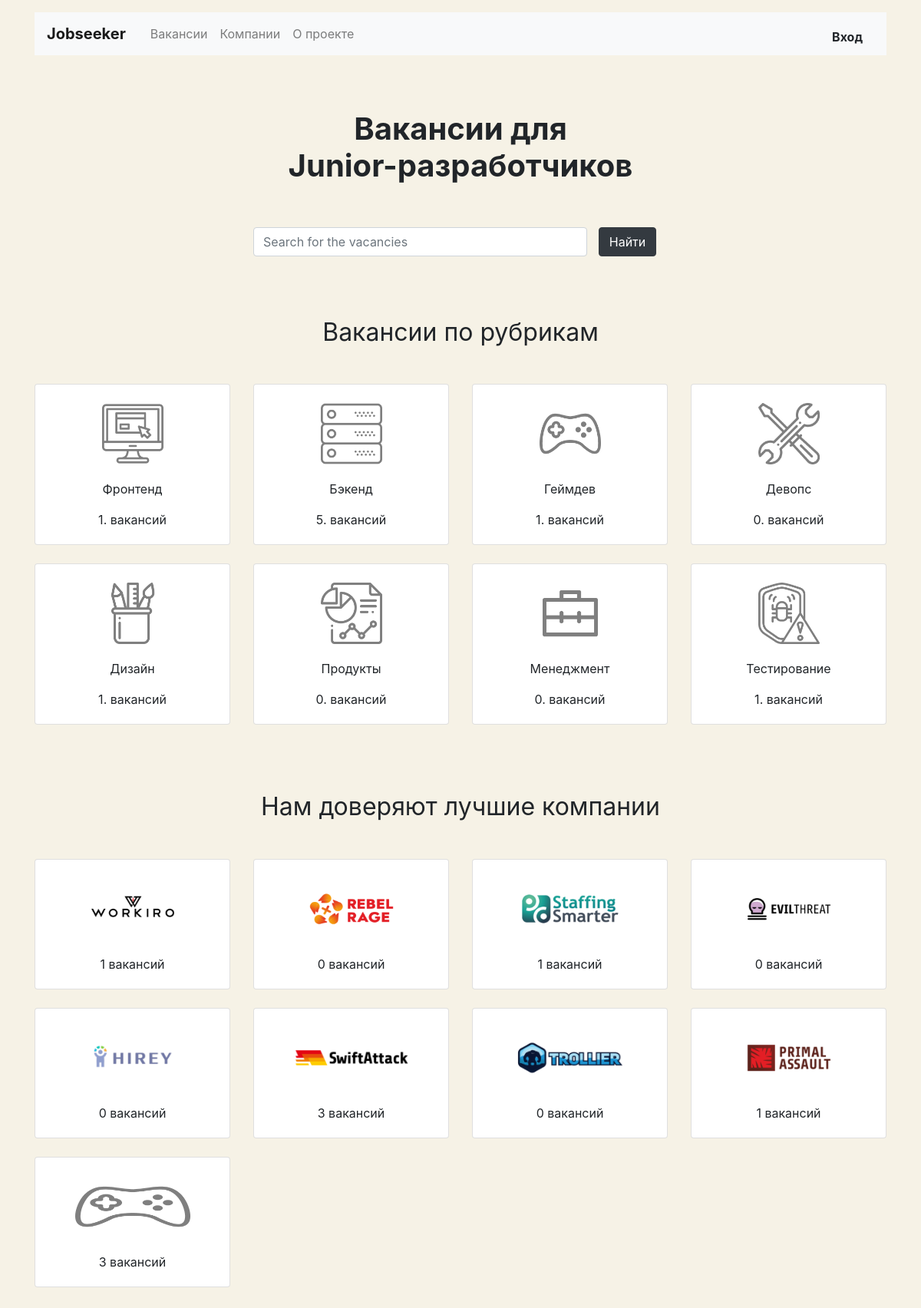
The page / on the database its author committed.
### jobs/models.py (models this page shows, shortened)
class Speciality(models.Model):
    id = models.IntegerField(primary_key=True)
    code = models.CharField(max_length=50)
    title = models.CharField(max_length=50)
    picture = models.ImageField(upload_to='MEDIA_SPECIALITY_IMAGE_DIR')

class Vacancy(models.Model):
    id = models.IntegerField(primary_key=True)
    title = models.CharField(max_length=50)
    specialty = models.ForeignKey(Speciality, on_delete=models.CASCADE, related_name="vacancies")
    company = models.ForeignKey(Company, on_delete=models.CASCADE, related_name="vacancies")
    skills = models.TextField()
    salary_min = models.IntegerField()
    salary_max = models.IntegerField()
    description = models.TextField()
    published_at = models.DateField(default=datetime.date.today)

class Company(models.Model):
    id = models.IntegerField(primary_key=True)
    name = models.CharField(max_length=50)
    location = models.CharField(max_length=50)
    logo = models.ImageField(upload_to='MEDIA_COMPANY_IMAGE_DIR', default='static/jobs/placeholder.png')
    description = models.TextField()
    employee_count = models.IntegerField()
    user = models.OneToOneField(User, on_delete=models.CASCADE, related_name='company')

### jobs/views.py (the view)
# urls.py: path('', MainView.as_view(), name="main"),
class MainView(View):
    def get(self, request):
        form = SearchForm()
        return render(request, "jobs/main.html", context={"specialities": Speciality.objects.all(),
                                                          "companies": Company.objects.all(),
                                                          "main": True,
                                                          "form": form})

### jobs/forms.py
class SearchForm(forms.Form):
    search = forms.CharField(min_length=3, max_length=50, label='Search',
                                widget=forms.TextInput(attrs={'class': 'form-control',
                                                              'placeholder': 'Search for the vacancies',
                                                              'required': True,
                                                              'class': 'form-control w-100',
                                                              'type':'search',
                                                              'aria-label': 'Search for the vacancies'}))

### jobs/templates/jobs/main.html (shortened to what this page needs)
{% extends "base.html" %}
{% load static %}
{% block container %}
    <section>
      <h1 class="h1 text-center mx-auto mt-4 py-5"><strong>Вакансии для <br>Junior-разработчиков</strong></h1>
      <div class="row">
        <div class="col-12 col-md-8 col-lg-6 offset-lg-3 offset-md-2">
          <form method="post" action="{% url 'search' %}" class="form-inline mb-3">{% csrf_token %}
            <div class="form-group col-8 col-md-10 pl-0">
             {{form.search}}
            </div>
            <div class="form-group col-4 col-md-2 pl-0">
              <button class="btn btn-dark w-100" type="submit">Найти</button>
            </div>
          </form>
        </div>
      </div>
    </section>
    <section class="mt-5 pt-3">
      <h2 class="h2 font-weight-normal text-center mb-5">Вакансии по рубрикам</h2>
      <div class="row mb-0">
          {% for spec in specialities %}
        <div class="col-6 col-md-6 col-lg-3">
          <a href="{% url 'category' spec.code %}"> <div class="card pt-4 text-center mb-4">
            <img class="mx-auto d-block" src={{spec.picture.url}} width="80" height="80" alt="">
            <div class="card-body">
              <p class="text-body" class="card-text mb-2">{{spec.title}}</p>
              <p class="card-text"><a class="text-body" href="{% url 'category' spec.code %}">{{spec.vacancies.all|length}}. вакансий</a></p>
            </div>
          </div></a>
        </div>
          {% endfor %}
     </div>
    </section>
    <section class="my-5 pt-3">
      <h2 class="h2 font-weight-normal text-center mb-5">Нам доверяют лучшие компании</h2>
      <div class="row mb-0">
          {% for company in companies %}
        <div class="col-6 col-md-6 col-lg-3">
          <div class="card pt-4 text-center mb-4">
            <a href="{% url 'company' company.id %}"><img class="mx-auto d-block" src={{company.logo.url}} width="150" height="80" alt=""></a>
            <div class="card-body">
                <p class="text-body card-text"><a class="text-body" href="{% url 'company' company.id %}">{{company.vacancies.all|length}} вакансий</a></p>
            </div>
          </div>
        </div>
          {% endfor %}
      </div>
    </section>
  </main>
{% endblock %}

### jobs/templates/base.html (style rules this page uses)
body { background-color: #F6F2E6; }
a { color: white; }

### rows shown on the page
Speciality: picture (picture), title "Фронтенд", vacancies.all|length "1"
Speciality: picture (picture), title "Бэкенд", vacancies.all|length "5"
Speciality: picture (picture), title "Геймдев", vacancies.all|length "1"
Speciality: picture (picture), title "Девопс", vacancies.all|length "0"
Speciality: picture (picture), title "Дизайн", vacancies.all|length "1"
Speciality: picture (picture), title "Продукты", vacancies.all|length "0"
Speciality: picture (picture), title "Менеджмент", vacancies.all|length "0"
Speciality: picture (picture), title "Тестирование", vacancies.all|length "1"
Company: logo (picture), vacancies.all|length "1"
Company: logo (picture), vacancies.all|length "0"
Company: logo (picture), vacancies.all|length "1"
Company: logo (picture), vacancies.all|length "0"
Company: logo (picture), vacancies.all|length "0"
Company: logo (picture), vacancies.all|length "3"
Company: logo (picture), vacancies.all|length "0"
Company: logo (picture), vacancies.all|length "1"
Company: logo (picture), vacancies.all|length "3"
